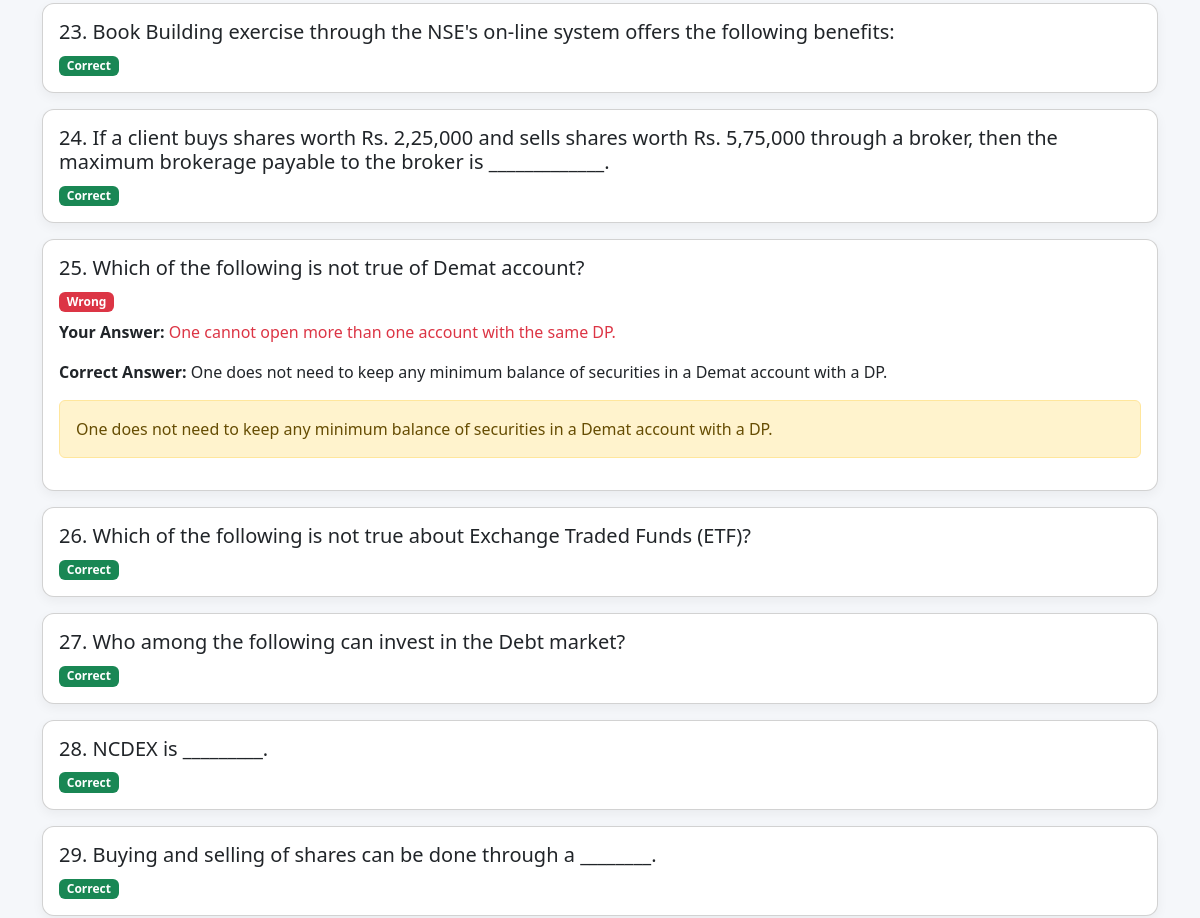
Before: /result/5/ (middle part) with the older database file.
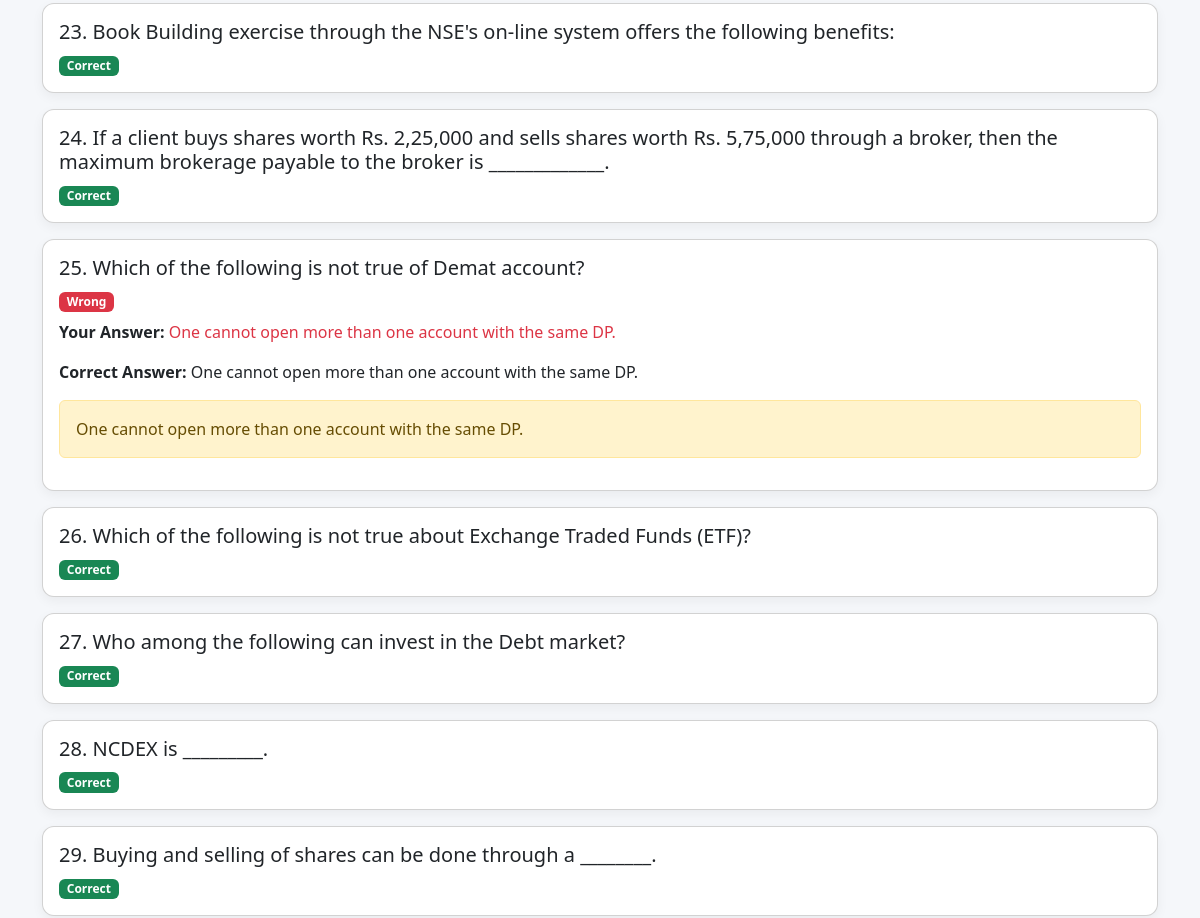
After: the same page with the newer database file.
### quiz/models.py (models this page shows, shortened)
class Question(models.Model):
    topic = models.ForeignKey(Topic, on_delete=models.CASCADE)
    question = models.TextField()
    answer_description = models.TextField()

class Option(models.Model):
    question = models.ForeignKey(
        Question,
        related_name='options',
        on_delete=models.CASCADE
    )
    option_text = models.CharField(max_length=255)
    is_correct_ans = models.BooleanField(default=False)

### quiz/views.py (the view)
# urls.py: path('result/<int:attempt_id>/', views.quiz_result, name='quiz_result'),
def quiz_result(request, attempt_id):
    attempt = get_object_or_404(QuizAttempt, id=attempt_id)
    answers = []
    wrong_answers = []
    for ua in attempt.user_answers.select_related('question', 'selected_option'):
        correct_option = ua.question.options.filter(is_correct_ans=True).first()
        answer_dict = {
            'question': ua.question,
            'selected_option': ua.selected_option,
            'correct_option': correct_option,
            'is_correct': ua.is_correct
        }
        answers.append(answer_dict)
        if not ua.is_correct:
            wrong_answers.append(answer_dict)
    return render(request, 'result.html', {
        'attempt': attempt,
        'answers': answers,
        'wrong_answers': wrong_answers
    })

### quiz/templates/result.html (shortened to what this page needs)
{% extends 'base.html' %}
{% block content %}
{% for ans in answers %}
<div class="card mb-3">
    <div class="card-body">
        <h5>{{ forloop.counter }}. {{ ans.question.question }}</h5>
        {% if ans.is_correct %}
            <span class="badge bg-success">Correct</span>
        {% else %}
            <span class="badge bg-danger">Wrong</span>
            <p class="mt-2">
                <strong>Your Answer:</strong>
                <span class="text-danger">
                    {{ ans.selected_option.option_text }}
                </span>
            </p>
            <p><strong>Correct Answer:</strong> {{ ans.correct_option.option_text }}</p>
            <div class="alert alert-warning">{{ ans.question.answer_description|linebreaksbr }}</div>
        {% endif %}
    </div>
</div>
{% endfor %}
{% endblock %}

Changed rows visible on the page:
changed Question "Which of the following is not true of Demat account?": correct_option.option_text "One does not need to keep any minimum balance of securities in a Demat account with a DP." → "One cannot open more than one account with the same DP."; question.answer_description "One does not need to keep any minimum balance of securities in a Demat account with a DP." → "One cannot open more than one account with the same DP."
